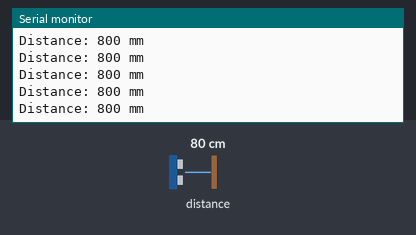
Recording of a sketch running on a simulated Arduino Uno, built for the host (arithmetic inside an expression is 32-bit, double 64-bit). Parts: the last lines printed to the serial monitor. The inputs (shaded band) are chosen by the test bench; at power-on: distance to the obstacle 80 cm.

Above: at 1.2 s.
1.3 s: distance to the obstacle set to 2 cm
At 2.1 s:
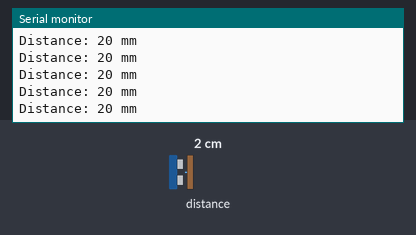
2.8 s: distance to the obstacle set to 4 cm
At 3.3 s:
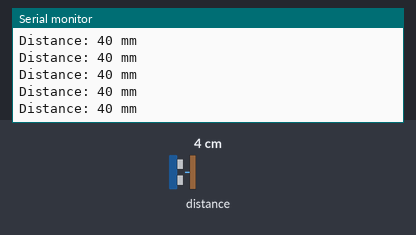
Timing chart, 0 to 5.8 s (numbered marks = the images above; inputs shaded):
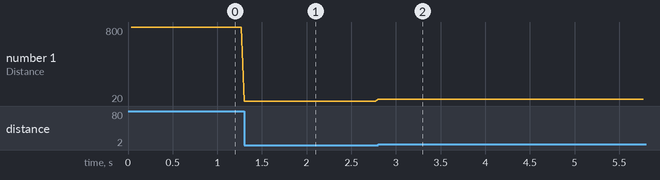

Measured:
- after the input at 1.3 s, the serial monitor: prints a new line at once (image 1)
- after the input at 2.8 s, the serial monitor: prints a new line at once (image 2)
- plotted number 1: 800 → 20 after the input at 1.3 s, 20 → 40 after the input at 2.8 s

The sketch:

Thing_Plus_Adafruit_VL53L1X.ino
```cpp
#include "Adafruit_VL53L1X.h"

#define IRQ_PIN 2
#define XSHUT_PIN 3

Adafruit_VL53L1X vl53 = Adafruit_VL53L1X(XSHUT_PIN, IRQ_PIN);

void setup() {
  Serial.begin(115200);
  while (!Serial) {
    delay(10);
  }

  Serial.println(F("Adafruit VL53L1X sensor demo"));

  Wire1.begin();
  if (! vl53.begin(0x29, &Wire1)) {
    Serial.print(F("Error on init of VL sensor: "));
    Serial.println(vl53.vl_status);
    while (1)       delay(10);
  }
  Serial.println(F("VL53L1X sensor OK!"));

  Serial.print(F("Sensor ID: 0x"));
  Serial.println(vl53.sensorID(), HEX);

  if (! vl53.startRanging()) {
    Serial.print(F("Couldn't start ranging: "));
    Serial.println(vl53.vl_status);
    while (1)       delay(10);
  }
  Serial.println(F("Ranging started"));

  // Valid timing budgets: 15, 20, 33, 50, 100, 200 and 500ms!
  vl53.setTimingBudget(50);
  Serial.print(F("Timing budget (ms): "));
  Serial.println(vl53.getTimingBudget());

  /*
  vl.VL53L1X_SetDistanceThreshold(100, 300, 3, 1);
  vl.VL53L1X_SetInterruptPolarity(0);
  */
}

void loop() {
  int16_t distance;

  if (vl53.dataReady()) {
    // new measurement for the taking!
    distance = vl53.distance();
    if (distance == -1) {
      // something went wrong!
      Serial.print(F("Couldn't get distance: "));
      Serial.println(vl53.vl_status);
      return;
    }
    Serial.print(F("Distance: "));
    Serial.print(distance);
    Serial.println(" mm");

    // data is read out, time for another reading!
    vl53.clearInterrupt();
  }
}
```
